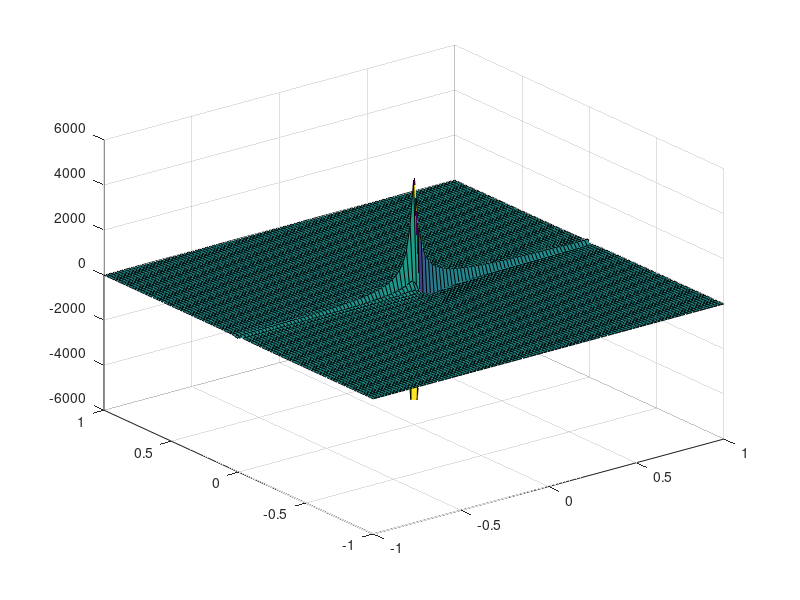

Reproduce this figure in MATLAB.
% Bonusuppgift TMA976
% http://www.math.chalmers.se/Math/Grundutb/CTH/Matlab/Bonusuppgifter/bonus_forts_analys.pdf

%% a)
% y1'' = a(1 - y1^2)y1' - y1, 0 <= t <= T
% y1(0) = y10, y1'(0) = 0
a = 0.9;

% Låt y1' = y2
% Ger oss: y2' = a(1 - y1^2)y2 - y1

% y is array [y1, y2], Returns array [y1', y2']
odefun = @(t, y) [y(2); a * (1 - y(1)^2) * y(2) - y(1)];

[t, y] = ode45(odefun, [0 15], [0.2; 0])
plot(t, y)

%% b)
c = 15;
[x, y] = meshgrid(linspace(0, 3, c), linspace(0, 3, c));
u = cos(x - y); v = sin(x .* y);
quiver(x, y, u, v), hold on

initial = [x(:) y(:)];
for i = 1 : length(initial)
    x0 = initial(i, 1); y0 = initial(i, 2);

    % y is [x, y]
    odefun = @(t, y) [cos(y(1) - y(2)); sin(y(1) * y(2))];

    tspan = [0 100];
    [t, y] = ode45(odefun, tspan, [x0 y0]);
    plot(y(:, 1), y(:, 2))
end

hold off, axis([0 3 0 3] + 0.25 * [-1 1 -1 1])

%% c)
a = 1; b = 1;
[x, y] = meshgrid(linspace(-1, 1), linspace(-1, 1));

ellipticParaboloid = @(x, y) x.^2 / a^2 + y.^2 / b^2;
hyperbolicParaboloid = @(x, y) x.^2 / a^2 - y.^2 / b^2;
f = @(x, y) x ./ y ./ (x.^2 + y.^2);

surf(x, y, ellipticParaboloid(x, y))
surf(x, y, hyperbolicParaboloid(x, y))
surf(x, y, f(x, y))

